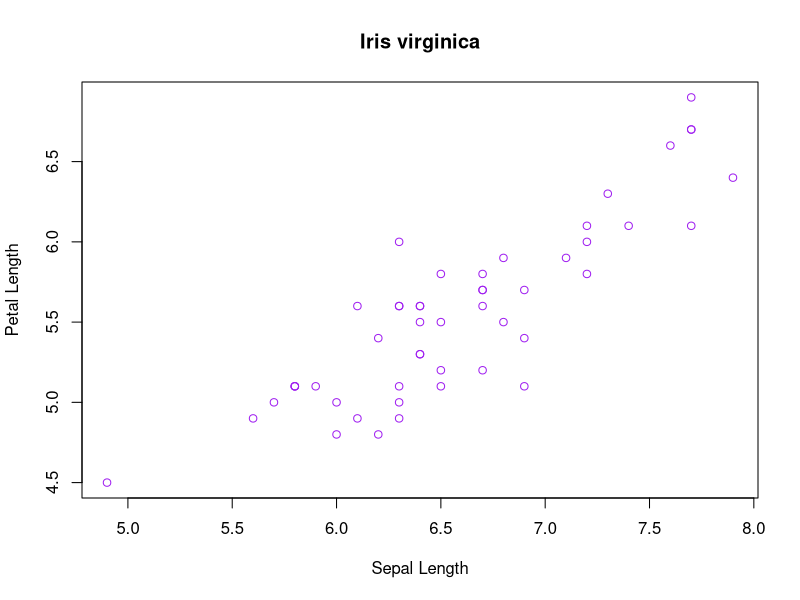
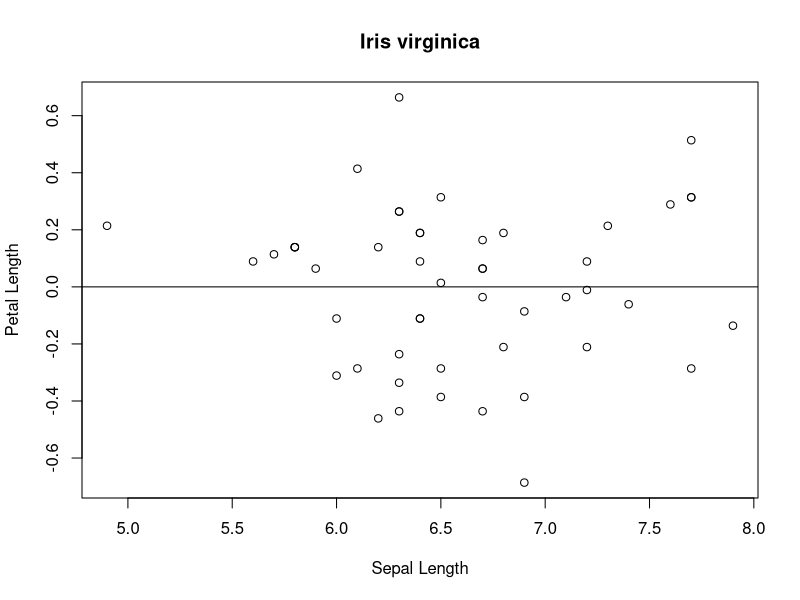
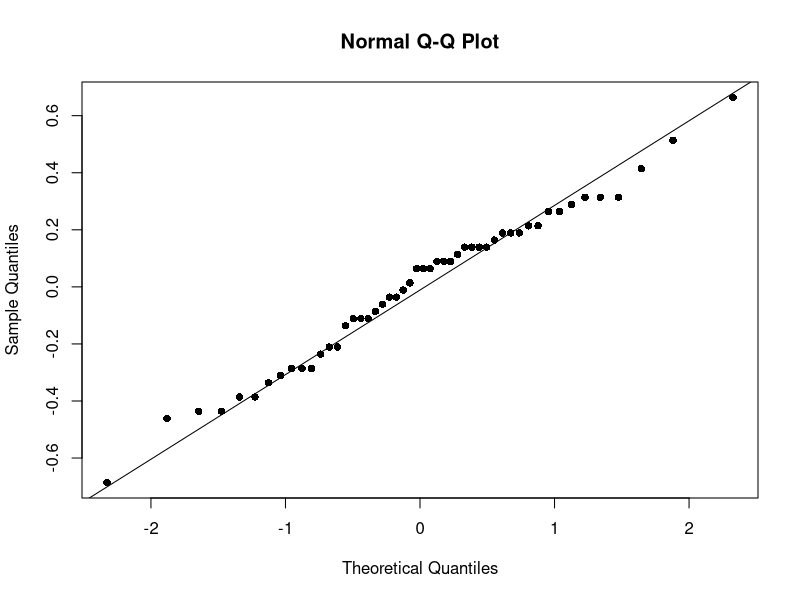

Recreate these plots in R, in order.
# subset the iris dataset
flower <- iris[iris$Species == "virginica",]

# fit a linear model
fit <- lm(flower$Petal.Length~flower$Sepal.Length)

# view results 
summary(fit)

# Plotting the relationship

plot(flower$Sepal.Length, flower$Petal.Length,
     main = "Iris virginica",
     xlab = "Sepal Length",
     ylab = "Petal Length",
     col = "purple")

plot(flower$Sepal.Length, summary(fit)$residuals,
     main = "Iris virginica",
     xlab = "Sepal Length",
     ylab = "Petal Length")
abline(h = 0 )

# shapiro wilks test

shapiro.test(summary(fit)$residuals)

# qqnorm and qqline

qqnorm(summary(fit)$residuals, pch = 16)

qqline(summary(fit)$residuals, datax = FALSE, distribution = qnorm, 
       probs = c(0.25, 0.75), qtype = 7, pch = 16)
